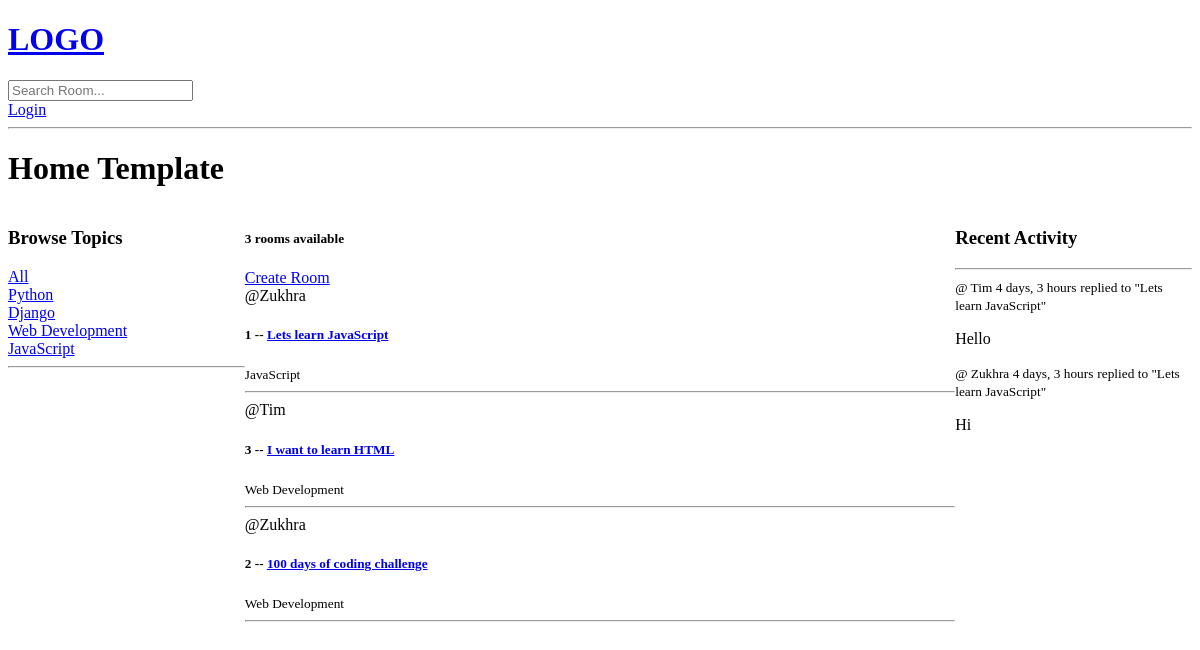
/, run on an earlier commit of the app's database.
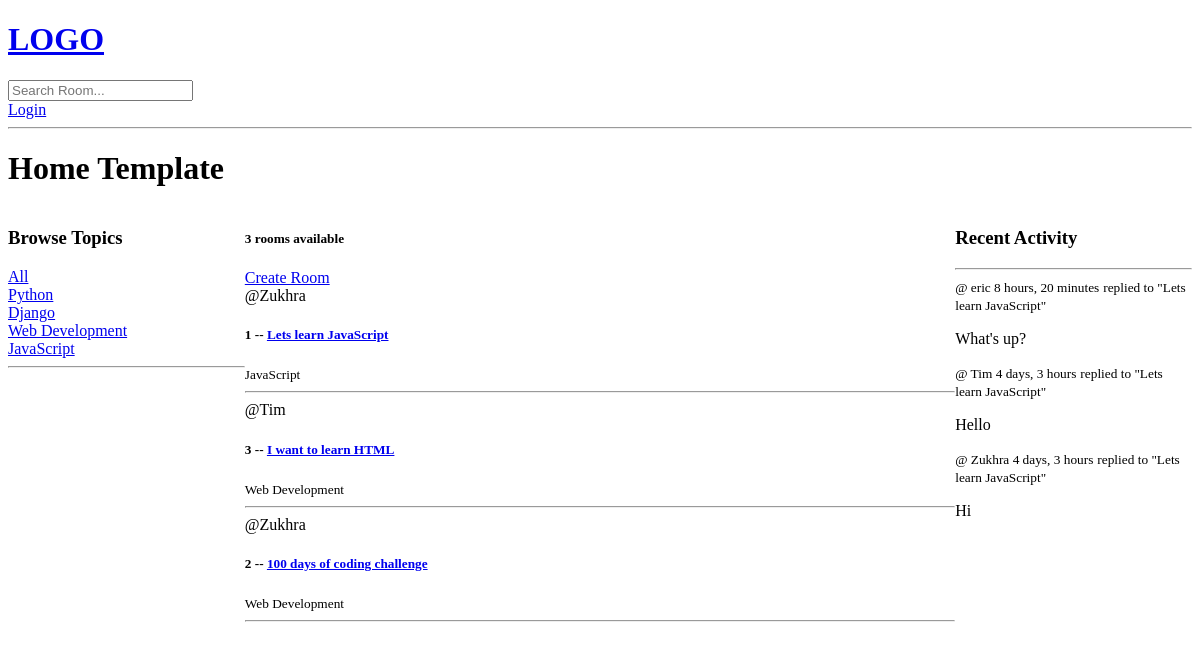
And on a later commit of the database.
### base/models.py (models this page shows, shortened)
class Topic(models.Model):
    name = models.CharField(max_length=200)

class Room(models.Model):
    host = models.ForeignKey(User, on_delete=models.SET_NULL, null=True)
    topic = models.ForeignKey(Topic, on_delete=models.SET_NULL, null=True)
    name = models.CharField(max_length=200)
    description = models.TextField(null=True, blank=True)
    participants = models.ManyToManyField(
        User, related_name='participants', blank=True)
    updated = models.DateTimeField(auto_now=True)
    created = models.DateTimeField(auto_now_add=True)
    class Meta:
        ordering = ['-updated', '-created']
    def __str__(self):
        return self.name

class Message(models.Model):
    user = models.ForeignKey(User, on_delete=models.CASCADE)
    room = models.ForeignKey(Room, on_delete=models.CASCADE)
    body = models.TextField()
    updated = models.DateTimeField(auto_now=True)
    created = models.DateTimeField(auto_now_add=True)
    class Meta:
        ordering = ['-updated', '-created']
    def __str__(self):
        return self.body[0:50]

### base/views.py (the view)
# urls.py: path('', views.home, name="home"),
def home(request):
    q = request.GET.get('q') if request.GET.get('q') != None else ''
    rooms = Room.objects.filter(
        Q(topic__name__icontains=q) |
        Q(name__icontains=q) |
        Q(description__icontains=q)
    )
    topics = Topic.objects.all()
    room_count = rooms.count()
    room_messages = Message.objects.filter(Q(room__topic__name__icontains= q))
    context = {'rooms': rooms, 'topics': topics, 'room_count': room_count,
               'room_messages': room_messages}
    return render(request, 'base/home.html', context)

### base/templates/base/home.html (shortened to what this page needs)
{% extends 'main.html' %}
{% block content %}
   <h1>Home Template</h1>
   <div class="home-container">
     <div>
       {% include 'base/topics_component.html' %}
     </div>
     <div>
       <h5>{{room_count}} rooms available</h5>
       <a href="{% url 'create-room' %}">Create Room</a>
       <div>
          {% include 'base/feed_component.html' %}
       </div>
     </div>
     <div>
        {% include 'base/activity_component.html' %}
     </div>
   </div>
{% endblock content %}

### base/templates/base/topics_component.html
<h3>Browse Topics</h3>
<div>
  <a href="{% url 'home' %}">All</a>
</div>
{% for topic in topics %}
   <div>
     <a href="{% url 'home' %}?q={{topic.name}}">{{topic.name}}</a>
   </div>
{% endfor %}
<hr>

### base/templates/base/feed_component.html (shortened to what this page needs)
{% for room in rooms %}
     <div>
       <span>@{{room.host.username}}</span>
       <h5>{{room.id}} -- <a href="{% url 'room' room.id %}">{{room.name}}</a></h5>
       <small>{{room.topic.name}}</small>
       <hr>
     </div>
{% endfor %}

### base/templates/base/activity_component.html (shortened to what this page needs)
  <h3>Recent Activity</h3>
  <hr>
  {% for message in room_messages %}
     <div>
       <small>@ {{message.user}} {{message.created|timesince}}</small>
       <small>replied to "{{message.room}}"</small>
       <p>{{message}}</p>
     </div>
  {% endfor %}

What changed in the data, as far as the page shows it:
added Message: user "eric", created "8 hours, 20 minutes", room "Lets learn JavaScript", body "What's up?"
